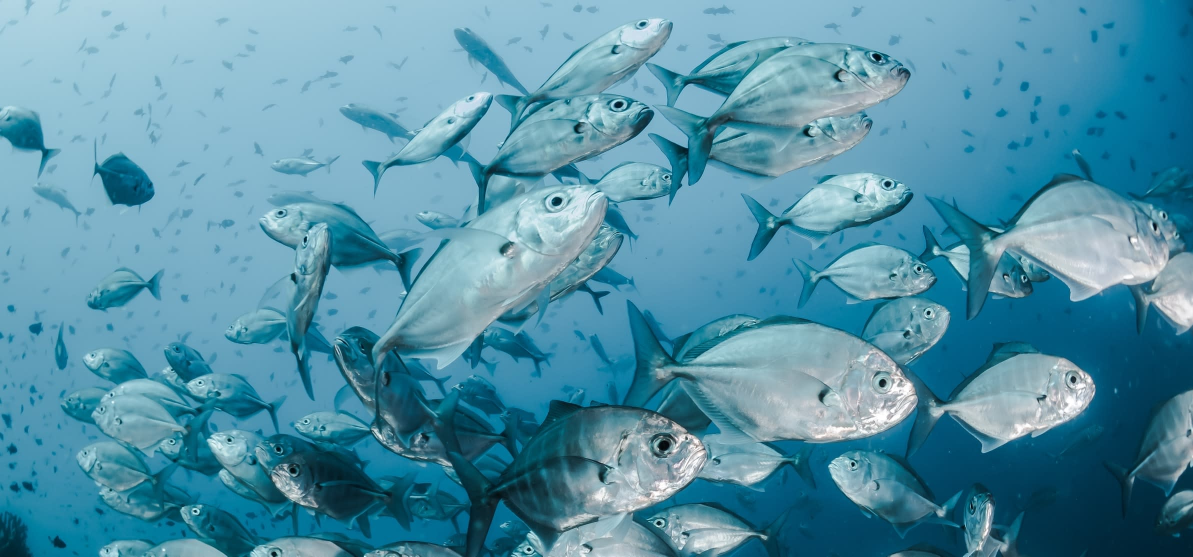
#> input picture Hoc_OpenCV/Chuong_4/fish.jpg, 2386 x 1113 px (shown at 1/2 size)
$ python '4.5_(transform5).py'
#> lines starting #> are read from the running program, lines starting #| are printed output that depends on the picture
import cv2 as cv
import numpy as np

img = cv.imread('fish.jpg')
#> img is the input picture: shape (1113, 2386, 3); mean B, G, R 166.4, 144.8, 83.1
# Thay đổi kích thước ảnh cho dễ nhìn
img = cv.resize(img, None, fx=0.5, fy=0.5, interpolation=cv.INTER_CUBIC)
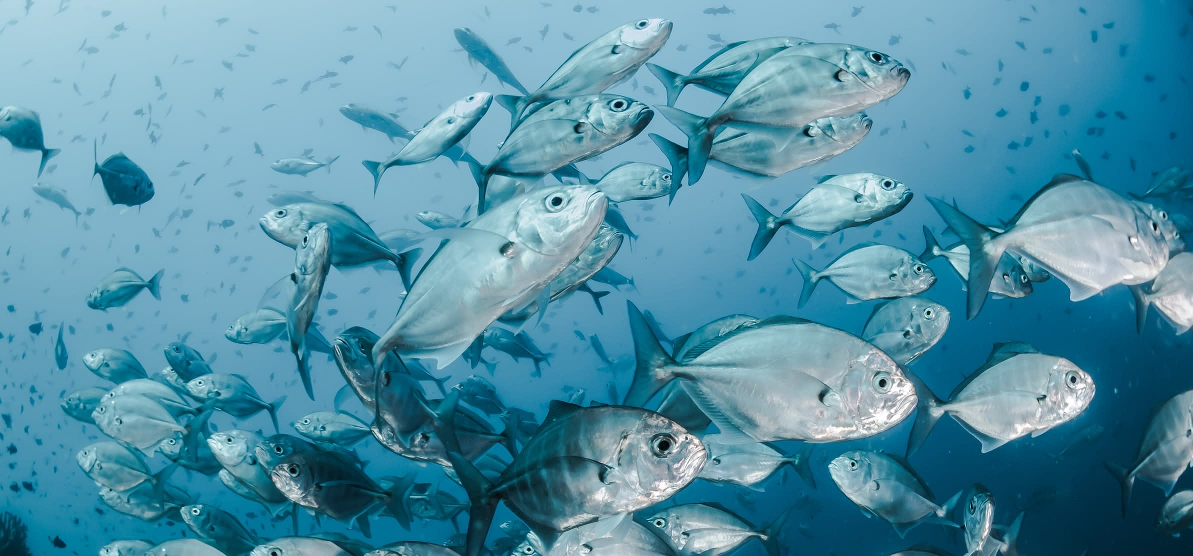
#> img: shape (556, 1193, 3); mean B, G, R 166.4, 144.9, 83.1

# Tạo một ma trận có cùng kích thước với ảnh, mỗi pixel có giá trị 40
M = np.ones(img.shape, dtype='uint8') * 40

# Cộng thêm 40 vào mỗi pixel (làm sáng)
brighter = cv.add(img, M)
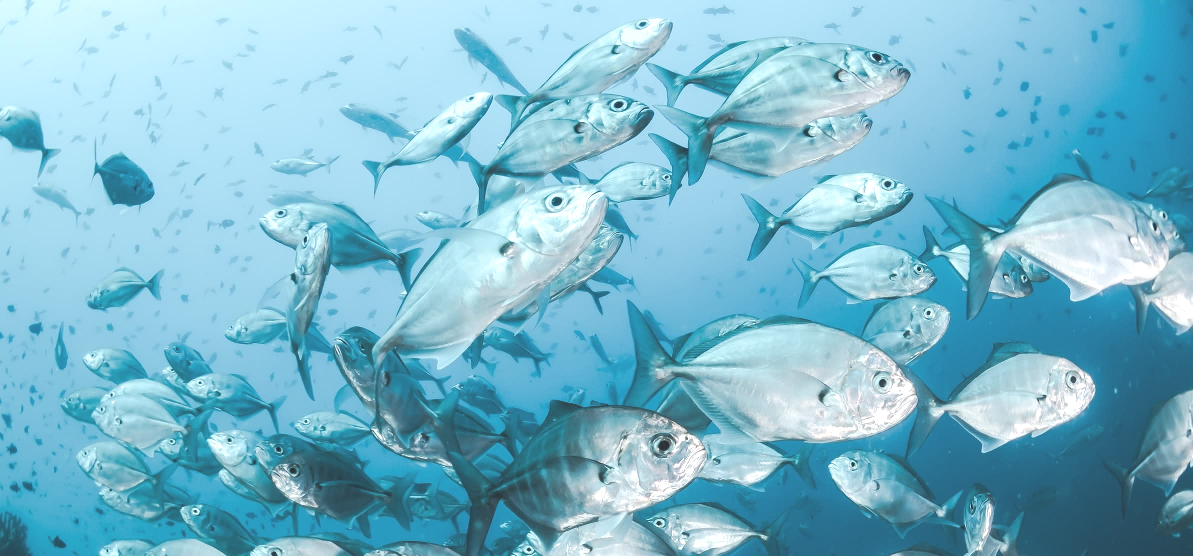
#> brighter: shape (556, 1193, 3); mean B, G, R 205.9, 184.7, 123
# Trừ đi 40 ở mỗi pixel (làm tối)
darker = cv.subtract(img, M)
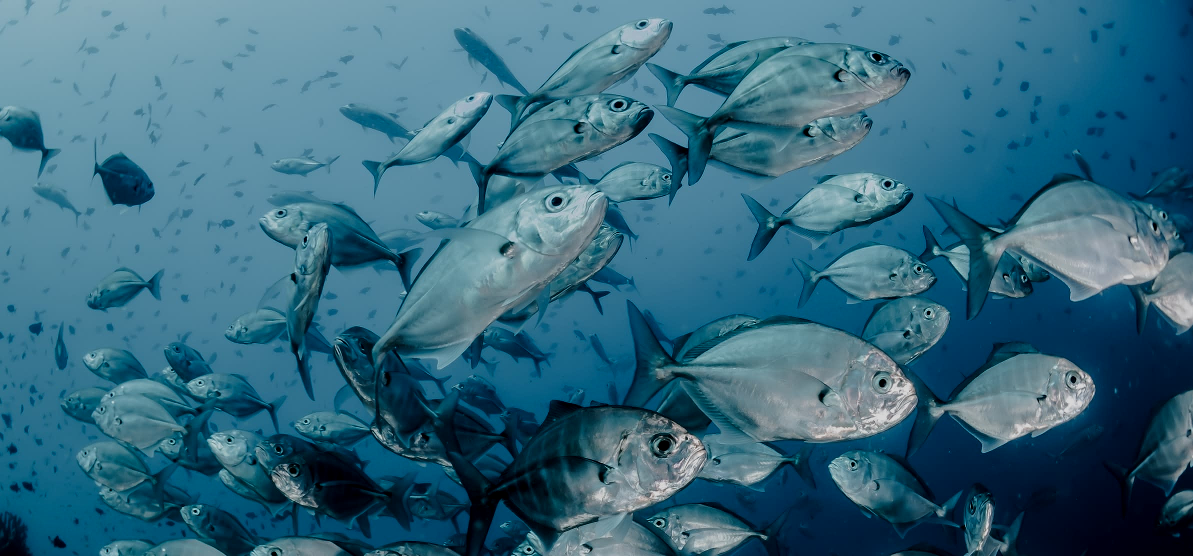
#> darker: shape (556, 1193, 3); mean B, G, R 126.4, 104.9, 53.7

# Ghép các ảnh lại theo chiều ngang để hiển thị
img2 = np.hstack([img, brighter, darker])
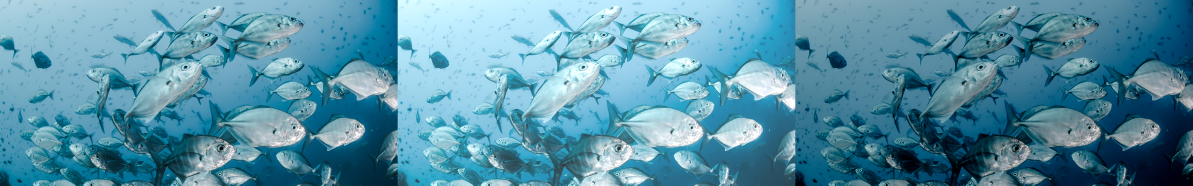
#> img2: shape (556, 3579, 3) (shown at 1/3 size); mean B, G, R 166.3, 144.8, 86.6

cv.imshow('window', img2)
cv.waitKey(0)
cv.destroyAllWindows()
